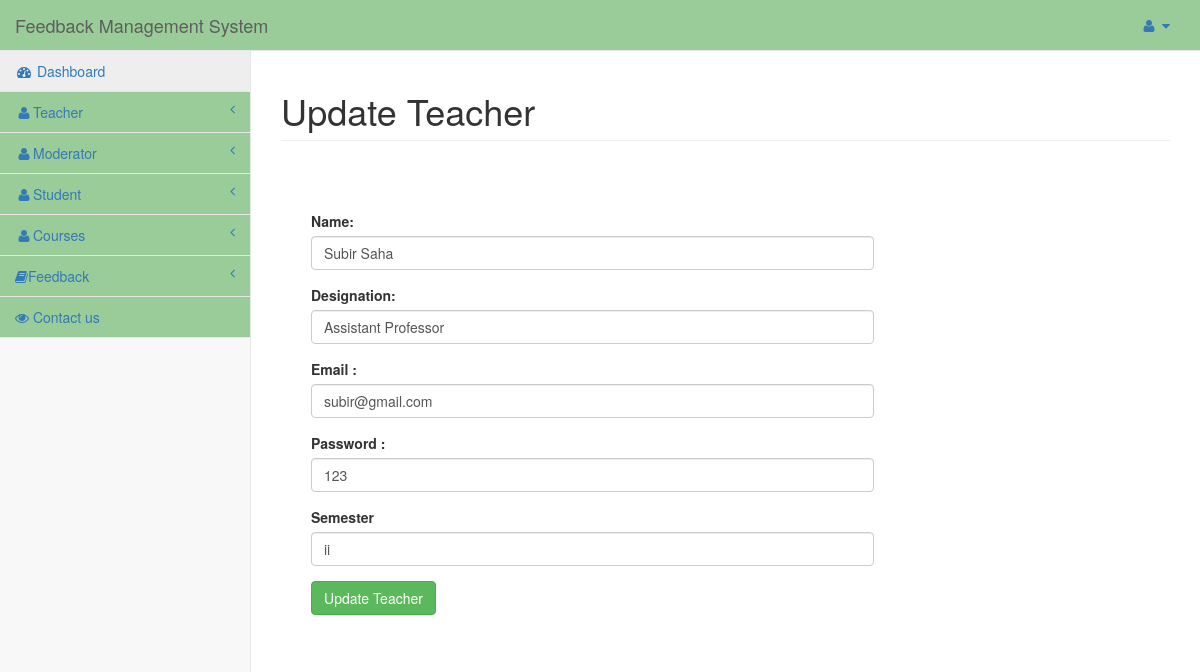
Screenshot of /admin/dashboard.php?id=1&info=edit_faculty (signed in) with the database file from the repository.
### tables this page shows
CREATE TABLE `faculty` (
  `id` int(11) NOT NULL,
  `Name` varchar(30) NOT NULL,
  `designation` varchar(100) NOT NULL,
  `semester` varchar(10) NOT NULL,
  `email` varchar(255) NOT NULL,
  `password` varchar(75) NOT NULL,
  `date` datetime NOT NULL,
  `status` int(11) NOT NULL DEFAULT '0'
);

### admin/edit_faculty.php (the view, shortened to what this page needs)
<?php
	extract($_POST);
$con=mysqli_query($conn,"select * from faculty where id='".$_GET['id']."'");
$res=mysqli_fetch_assoc($con);
?>
<h1 class="page-header">Update  Teacher</h1>
<div class="col-lg-8" style="margin:15px;">
	<form method="post">
	<div class="control-group form-group">
    	<div class="controls">
        </div>
   	</div>
	<div class="control-group form-group">
    	<div class="controls">
        	<label>Name:</label>
            	<input type="text" value="<?php echo @$res['Name'];?>" name="n" class="form-control" required>
        </div>
   	</div>
	<div class="control-group form-group">
    	<div class="controls">
        	<label>Designation:</label>
            	<input type="text" value="<?php echo @$res['designation'];?>" name="desg" class="form-control" required>
        </div>
   	</div>
	<div class="control-group form-group">
    	<div class="controls">
        	<label>Email :</label>
            	<input type="email" value="<?php echo @$res['email'];?>"  name="email" class="form-control" required>
        </div>
    </div>
	<div class="control-group form-group">
    	<div class="controls">
        	<label>Password :</label>
          <input type="text" value="<?php echo @$res['password'];?>"  name="pass" class="form-control" required>
        </div>
    </div>
	<div class="control-group form-group">
    	<div class="controls">
        	<label>Semester</label>
  <input type="text"  name="sem" value="<?php echo @$res['semester'];?>" class="form-control" required>
        </div>
    </div>
	<div class="control-group form-group">
    	<div class="controls">
            	<input type="submit" class="btn btn-success" name="save" value="Update  Teacher">
        </div>
  	</div>
	</form>
</div>

### css/sb-admin-2.css (style rules this page uses)
body { background-color: #f8f8f8; }

### rows the page displays
faculty: n "Subir Saha", desg "Assistant Professor", email "subir@gmail.com", pass "123", sem "ii"
